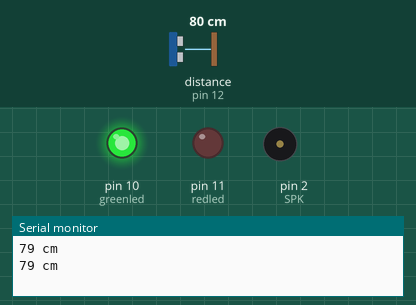
Bench run of a sketch on a simulated Arduino Uno, built with avr-gcc and run on an emulated ATmega328P. Parts: output pins drawn as LEDs (lit = HIGH), buzzer (waves = sounding), the last lines printed to the serial monitor. Wiring (inferred from the names in the program): ultrasonic range finder: trigger pin 13; echo pin 12. Inputs (shaded band) come from the test bench; at power-on: distance to the obstacle (sensor on pin 12) 80 cm. The echo pulse lasts 58.3 µs per cm; pins used as bus, display or sensor lines are not drawn.

Above: at 2.0 s.
2.1 s: distance to the obstacle (sensor on pin 12) set to 146 cm
4.0 s: distance to the obstacle (sensor on pin 12) set to 156 cm
At 4.8 s:
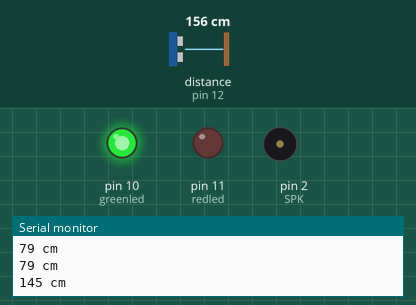
5.8 s: distance to the obstacle (sensor on pin 12) set to 197 cm
10.4 s: distance to the obstacle (sensor on pin 12) set to 204 cm
At 11.4 s:
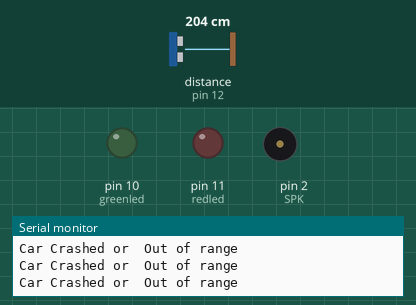
12.2 s: distance to the obstacle (sensor on pin 12) set to 2 cm
At 13.3 s:
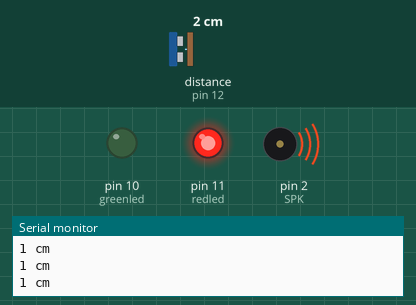
14.0 s: distance to the obstacle (sensor on pin 12) set to 7 cm
15.8 s: distance to the obstacle (sensor on pin 12) set to 10 cm
At 17.1 s:
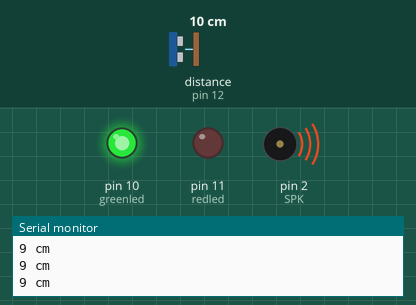
Timing chart, 0 to 18.6 s (numbered marks = the images above; inputs shaded):
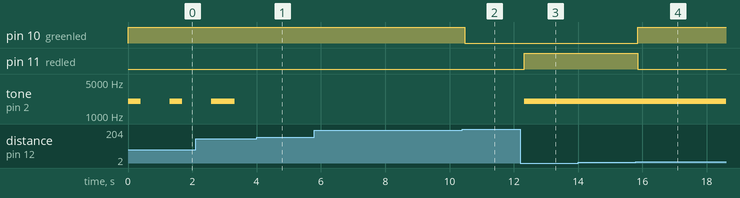

Measured:
- the behaviour switches between 150 and 151 cm on distance to the obstacle (sensor on pin 12) (found by bisection; images 0 and 1)
- the behaviour switches between 199 and 200 cm on distance to the obstacle (sensor on pin 12) (found by bisection; images 1 and 2)
- the behaviour switches between 8 and 9 cm on distance to the obstacle (sensor on pin 12) (found by bisection; images 3 and 4)
- after the input at 4.0 s, tone on pin 2 (SPK): stays silent (without the input it goes to 2000 Hz after 0.87 s)
- after the input at 10.4 s, pin 10 (greenled): HIGH → LOW after 0.08 s
- after the input at 12.2 s, pin 11 (redled): LOW → HIGH after 0.13 s; tone on pin 2 (SPK): silent → 2000 Hz after 0.13 s
- after the input at 15.8 s, pin 10 (greenled): LOW → HIGH after 0.06 s; pin 11 (redled): HIGH → LOW after 0.06 s
- by itself, tone on pin 2 (SPK): alternates 2000 Hz for 0.40 s and silent for 0.90 s

The sketch:

ex02_hc-sr04_buzzer.ino
```cpp
#define trigPin 13
#define echoPin 12
#define redled  11
#define greenled 10
#define SPK     2

void setup()
{
  Serial.begin (9600);
  pinMode(trigPin, OUTPUT);
  pinMode(echoPin, INPUT);
  pinMode(redled, OUTPUT);
  pinMode(greenled, OUTPUT);
}

void loop()
{
  unsigned long duration, distance;

  digitalWrite(trigPin, LOW);  // Added this line
  delayMicroseconds(2); // Added this line
  digitalWrite(trigPin, HIGH);  //  delayMicroseconds(1000); - Removed this line
  delayMicroseconds(10); // Added this line
  digitalWrite(trigPin, LOW);
  duration = pulseIn(echoPin, HIGH);
  distance = (duration/2) / 29.1;

  if (distance < 8)
  {  // This is where the LED On/Off happens
    digitalWrite(redled,HIGH); // When the Red condition is met, the Green LED should turn off
    digitalWrite(greenled,LOW);
  }
  else
  {
    digitalWrite(redled,LOW);
    digitalWrite(greenled,HIGH);
  }

  if (distance >= 200 || distance <= 0)
  {
    Serial.println("Car Crashed or  Out of range");
    digitalWrite(redled,LOW);
    digitalWrite(greenled,LOW);
    noTone(SPK);
    delay(10);
  }
  else
  {
    Serial.print(distance);
    Serial.println(" cm");
  }
  Radar(distance);
  delay(100);
}

void Radar(int distance)
{
    if (distance >=150)
    {
      noTone(SPK);
      delay(10);
    }
    else if ( (0 < distance) && (distance <=20) )
    {
      tone(SPK,2000);
    }
    else
    {
      tone(SPK,2000);
      delay(distance*5);
      noTone(SPK);
      delay(distance*10);
    }
}
```
